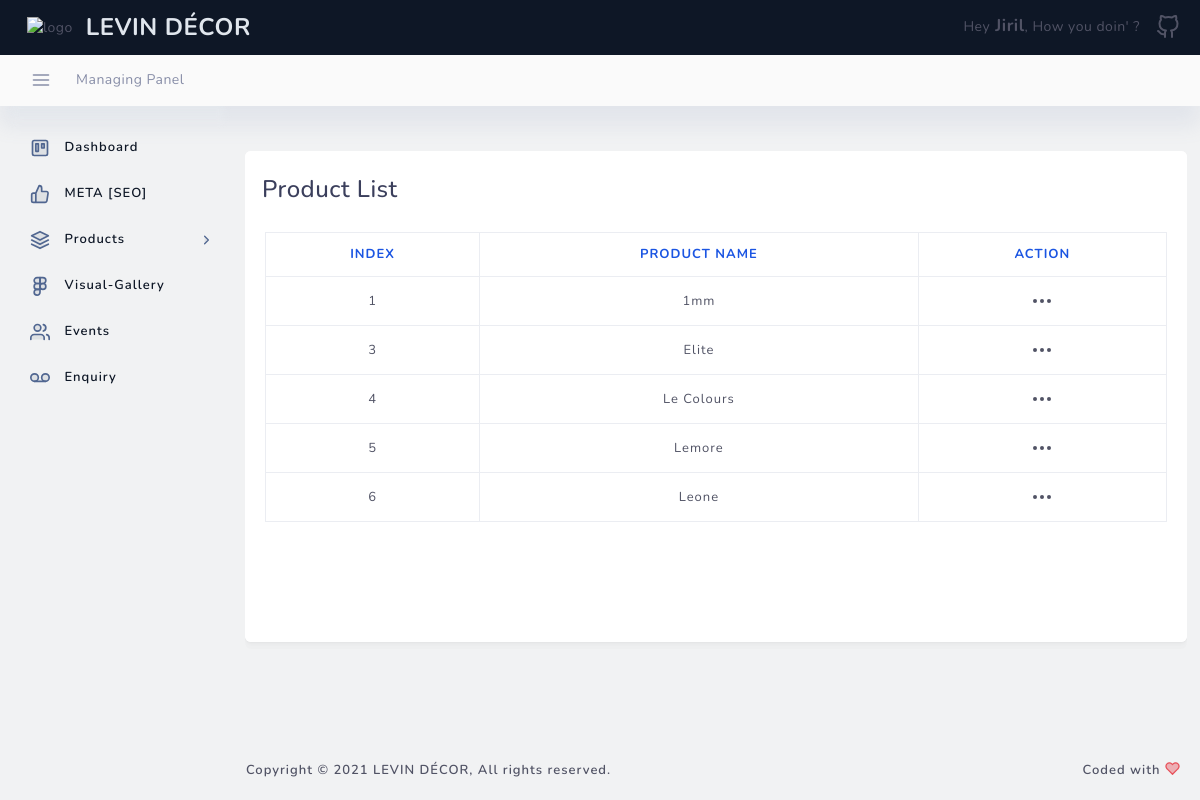
Page /panel/product/list/ (signed in) on the committed database.
### panel/models.py (models this page shows, shortened)
class Product(models.Model) :
    index = models.IntegerField(null=True, blank=True)
    name = models.CharField(max_length=100, null=True, blank=True)
    name_slug = models.CharField(max_length=100, null=True, blank=True)
    intro = models.TextField(null=True, blank=True)
    detail = models.TextField(null=True, blank=True)
    image1 = models.ImageField(upload_to='product', null=True, blank=True)
    meta_title = models.TextField(null=True, blank=True)
    meta_description = models.TextField(null=True, blank=True)

### panel/views.py (the view)
# urls.py: url(r'^panel/product/list/$', views.product_list, name='product_list'),
@login_required
def product_list(request):
    product_all = Product.objects.all()
    send = {
        'product_all': product_all,
    }
    return render(request, 'back/panel/product_list.html', send)

### levin_main/templates/back/panel/product_list.html (shortened to what this page needs)
{% extends 'back/master_back.html' %}
{% load static %}
    {% block page_content %}
    <div class="container" style="padding: 10px 0px 0px 0px !important; margin-top: 35px;">
        <div class="container">
            <div id="tableDropdown" class="col-lg-12 col-12 layout-spacing">
                <div class="statbox widget box box-shadow">
                    <div class="widget-header">
                        <div class="row">
                            <div class="col-xl-9 col-lg-8 col-md-7 col-sm-3 col-5 pt-4 pl-4">
                                <h4>Product List</h4>
                            </div>
                        </div>
                    </div>
                    <div class="widget-content widget-content-area">
                        <div class="table-responsive">
                            <table class="table table-bordered mb-4" style="margin-bottom: 100px !important;">
                                <thead>
                                    <tr>
                                        <th class="text-center">Index</th>
                                        <th class="text-center">Product Name</th>
                                        <th class="text-center">Action</th>
                                    </tr>
                                </thead>
                                <tbody>
                                    {% for product_all in product_all %}
                                    <tr>
                                        <td class="text-center">{{product_all.index}}</td>
                                        <td class="text-center">{{product_all.name | title}}</td>
                                        <td class="text-center">
                                            <div class="dropdown custom-dropdown">
                                                <a class="dropdown-toggle" href="#" role="button" id="dropdownMenuLink7" data-toggle="dropdown" aria-haspopup="true" aria-expanded="false">
                                                </a>
                                            </div>
                                        </td>
                                    </tr>
                                    {% endfor %}
                                </tbody>
                            </table>
                        </div>
                    </div>
                </div>
            </div>
        </div>
    </div>
    {% endblock %}

### levin_main/templates/back/master_back.html (shortened to what this page needs)
{% load static %}
<!DOCTYPE html>
<html lang="en">
<head>
    <link href="{% static 'back/assets/css/loader.css' %}" rel="stylesheet" type="text/css" />
    <link href="{% static 'back/bootstrap/css/bootstrap.min.css' %}" rel="stylesheet" type="text/css" />
    <link href="{% static 'back/assets/css/plugins.css' %}" rel="stylesheet" type="text/css" />
    <link href="{% static 'back/plugins/apex/apexcharts.css' %}" rel="stylesheet" type="text/css">
    <link href="{% static 'back/assets/css/dashboard/dash_1.css' %}" rel="stylesheet" type="text/css" />
    <link rel="stylesheet" type="text/css" href="{% static 'back/assets/css/widgets/modules-widgets.css' %}">
    <link href="{% static 'back/assets/css/scrollspyNav.css' %}" rel="stylesheet" type="text/css" />
    <link href="{% static 'back/plugins/autocomplete/autocomplete.css' %}" rel="stylesheet" type="text/css" />
    <link href="{% static 'back/plugins/flatpickr/flatpickr.css' %}" rel="stylesheet" type="text/css">
    <link href="{% static 'back/plugins/flatpickr/custom-flatpickr.css' %}" rel="stylesheet" type="text/css">
    <link rel="stylesheet" type="text/css" href="{% static 'back/plugins/select2/select2.min.css' %}">
    <link rel="stylesheet" type="text/css" href="{% static 'back/plugins/bootstrap-select/bootstrap-select.min.css' %}">
    <link rel="stylesheet" type="text/css" href="{% static 'back/plugins/bootstrap-touchspin/jquery.bootstrap-touchspin.min.css' %}">
    <link rel="stylesheet" type="text/css" href="{% static 'back/assets/css/forms/switches.css' %}">
    <link rel="stylesheet" type="text/css" href="{% static 'back/plugins/file-upload/file-upload-with-preview.min.css' %}">
    <link rel="stylesheet" type="text/css" href="{% static 'back/plugins/editors/quill/quill.snow.css' %}">
    <link rel="stylesheet" type="text/css" href="{% static 'back/assets/css/elements/search.css' %}">
</head>
<body>
    <div class="header-container fixed-top">
        <header class="header navbar navbar-expand-sm">
            <ul class="navbar-item theme-brand flex-row  text-center">
                <li class="nav-item theme-logo">
                    <a href="{% url 'panel' %}">
                        <img src="{% static 'front/images/Levin.png' %}" class="navbar-logo" alt="logo">
                    </a>
                </li>
                <li class="nav-item theme-text">
                    <a href="{% url 'panel' %}" class="nav-link"> LEVIN DÉCOR </a>
                </li>
            </ul>
            <ul class="navbar-item flex-row ml-md-auto">
                <li class="nav-item dropdown message-dropdown">
                    <a href="javascript:void(0);" class="nav-link dropdown-toggle" id="messageDropdown" data-toggle="dropdown" aria-haspopup="true" aria-expanded="false">
                        Hey<b style="font-size: 17px;"> {{request.user.first_name}}</b>, How you doin' ?
                    </a>
                </li>
                <li class="nav-item dropdown user-profile-dropdown">
                    <a href="javascript:void(0);" class="nav-link dropdown-toggle user" id="userProfileDropdown" data-toggle="dropdown" aria-haspopup="true" aria-expanded="true">
                    </a>
                </li>
            </ul>
        </header>
    </div>
    <div class="sub-header-container">
        <header class="header navbar navbar-expand-sm">
            <a href="javascript:void(0);" class="sidebarCollapse" data-placement="bottom"></a>
            <ul class="navbar-nav flex-row">
                <li>
                    <div class="page-header">
                        <nav class="breadcrumb-one" aria-label="breadcrumb">
                            <ol class="breadcrumb">
                                <li class="breadcrumb-item"><a href="javascript:void(0);">Managing Panel</a></li>
                            </ol>
                        </nav>
                    </div>
                </li>
            </ul>
        </header>
    </div>
    <div class="main-container" id="container">
        <div class="sidebar-wrapper sidebar-theme">
            <nav id="sidebar">
                <div class="shadow-bottom"></div>
                <ul class="list-unstyled menu-categories" id="accordionExample">
                    <li class="menu">
                        <a href="{% url 'panel' %}" aria-expanded="false" class="dropdown-toggle">
                            <div class="">
                                <span>Dashboard</span>
                            </div>
                        </a>
                    </li>
                    <li class="menu">
                        <a href="{% url 'page_handler' %}" aria-expanded="false" class="dropdown-toggle">
                            <div class="">
                                <span>META [SEO]</span>
                            </div>
                        </a>
                    </li>
                    <li class="menu">
                        <a href="#product" data-toggle="collapse" aria-expanded="false" class="dropdown-toggle">
                            <div class="">
                                <span>Products</span>
                            </div>
                            <div>
                                <svg xmlns="http://www.w3.org/2000/svg" width="24" height="24" viewBox="0 0 24 24" fill="none" stroke="currentColor" stroke-width="2" stroke-linecap="round" stroke-linejoin="round" class="feather feather-chevron-right"><polyline points="9 18 15 12 9 6"></polyline></svg>
                            </div>
                        </a>
                    </li>
                    <li class="menu">
                        <a href="{% url 'vsg_back' %}" aria-expanded="false" class="dropdown-toggle">
                            <div class="">
                                <span>Visual-Gallery</span>
                            </div>
                        </a>
                    </li>
                    <li class="menu">
                        <a href="{% url 'event_back' %}" aria-expanded="false" class="dropdown-toggle">
                            <div class="">
                                <span>Events</span>
                            </div>
                        </a>
                    </li>
                    <li class="menu">
                        <a href="{% url 'enquiry' %}" aria-expanded="false" class="dropdown-toggle">
                            <div class="">
                                <span>Enquiry</span>
                            </div>
                        </a>
                    </li>
                </ul>
            </nav>
        </div>
        <div id="content" class="main-content" style="padding-bottom: 30px;">
            {% block page_content %}
            {% endblock %}
            <div class="footer-wrapper" style="position: absolute; padding-top: 30px !important; bottom: 10px;">
                <div class="footer-section f-section-1">
                    <p class="">Copyright © 2021 <a target="_blank" href="{% url 'home' %}">LEVIN DÉCOR</a>, All rights reserved.</p>
                </div>
                <div class="footer-section f-section-2">
                    <p class="">Coded with </p>
                </div>
            </div>
        </div>
    </div>
</body>
</html>

### static/back/assets/css/dashboard/dash_1.css (style rules this page uses)
.layout-spacing { padding-bottom: 25px; }
.widget { position: relative; padding: 20px; border-radius: 8px; border: none; background: #fff; -webkit-box-shadow: 0 0.1px 0px rgba(0, 0, 0, 0.002), 0 0.2px 0px rgba(0, 0, 0, 0.003), 0 0.4px 0px rgba(0, 0, 0, 0.004), 0 0.6px 0px rgba(0, 0, 0, 0.004), 0 0.9px 0px rgba(0, 0, 0, 0.005), 0 1.2px 0px rgba(0, 0, 0, 0.006), 0 1.8px 0px rgba(0, 0, 0, 0.006), 0 2.6px 0px rgba(0, 0, 0, 0.007), 0 3.9px 0px rgba(0, 0, 0, 0.008), 0 7px 0px rgba(0, 0, 0, 0.01); -moz-box-shadow: 0 0.1px 0px rgba(0, 0, 0, 0.002), 0 0.2px 0px rgba(0, 0, 0, 0.003), 0 0.4px 0px rgba(0, 0, 0, 0.004), 0 0.6px 0px rgba(0, 0, 0, 0.004), 0 0.9px 0px rgba(0, 0, 0, 0.005), 0 1.2px 0px rgba(0, 0, 0, 0.006), 0 1.8px 0px rgba(0, 0, 0, 0.006), 0 2.6px 0px rgba(0, 0, 0, 0.007), 0 3.9px 0px rgba(0, 0, 0, 0.008), 0 7px 0px rgba(0, 0, 0, 0.01); box-shadow: 0 0.1px 0px rgba(0, 0, 0, 0.002), 0 0.2px 0px rgba(0, 0, 0, 0.003), 0 0.4px 0px rgba(0, 0, 0, 0.004), 0 0.6px 0px rgba(0, 0, 0, 0.004), 0 0.9px 0px rgba(0, 0, 0, 0.005), 0 1.2px 0px rgba(0, 0, 0, 0.006), 0 1.8px 0px rgba(0, 0, 0, 0.006), 0 2.6px 0px rgba(0, 0, 0, 0.007), 0 3.9px 0px rgba(0, 0, 0, 0.008), 0 7px 0px rgba(0, 0, 0, 0.01); }
@media (min-width: 1200px) { .table-responsive { overflow-x: hidden; } }

### static/back/assets/css/widgets/modules-widgets.css (style rules this page uses)
.layout-spacing { padding-bottom: 30px; }
.widget { position: relative; padding: 0; border-radius: 6px; border: none; -webkit-box-shadow: 0 0.1px 0px rgba(0, 0, 0, 0.002), 0 0.2px 0px rgba(0, 0, 0, 0.003), 0 0.4px 0px rgba(0, 0, 0, 0.004), 0 0.6px 0px rgba(0, 0, 0, 0.004), 0 0.9px 0px rgba(0, 0, 0, 0.005), 0 1.2px 0px rgba(0, 0, 0, 0.006), 0 1.8px 0px rgba(0, 0, 0, 0.006), 0 2.6px 0px rgba(0, 0, 0, 0.007), 0 3.9px 0px rgba(0, 0, 0, 0.008), 0 7px 0px rgba(0, 0, 0, 0.01); -moz-box-shadow: 0 0.1px 0px rgba(0, 0, 0, 0.002), 0 0.2px 0px rgba(0, 0, 0, 0.003), 0 0.4px 0px rgba(0, 0, 0, 0.004), 0 0.6px 0px rgba(0, 0, 0, 0.004), 0 0.9px 0px rgba(0, 0, 0, 0.005), 0 1.2px 0px rgba(0, 0, 0, 0.006), 0 1.8px 0px rgba(0, 0, 0, 0.006), 0 2.6px 0px rgba(0, 0, 0, 0.007), 0 3.9px 0px rgba(0, 0, 0, 0.008), 0 7px 0px rgba(0, 0, 0, 0.01); box-shadow: 0 0.1px 0px rgba(0, 0, 0, 0.002), 0 0.2px 0px rgba(0, 0, 0, 0.003), 0 0.4px 0px rgba(0, 0, 0, 0.004), 0 0.6px 0px rgba(0, 0, 0, 0.004), 0 0.9px 0px rgba(0, 0, 0, 0.005), 0 1.2px 0px rgba(0, 0, 0, 0.006), 0 1.8px 0px rgba(0, 0, 0, 0.006), 0 2.6px 0px rgba(0, 0, 0, 0.007), 0 3.9px 0px rgba(0, 0, 0, 0.008), 0 7px 0px rgba(0, 0, 0, 0.01); }
@media (min-width: 1200px) { .table-responsive { overflow-x: hidden; } }

### static/back/assets/css/scrollspyNav.css (style rules this page uses)
#content > .container { display: flex; max-width: 100%!important; margin-left: 80px; margin-left: 2px; padding: 0 16px!important; }
#content > .container > .container { padding: 0; margin: 0; }

### static/back/assets/css/main.css (style rules this page uses)
html { min-height: 100% }
body { color: #888ea8; height: 100%; font-size: 0.875rem; background: #f1f2f3; overflow-x: hidden; overflow-y: auto; letter-spacing: 0.0312rem; font-family: 'Nunito', sans-serif; }
h1, h2, h3, h4, h5, h6 { color: #3b3f5c; }
p { margin-top: 0; margin-bottom: 0.625rem; color: #515365 }
a { color: #515365; outline: none; }
.dropdown-toggle:after { display: none; }
.dropdown-toggle svg.feather[class*="feather-chevron-"] { width: 15px; height: 15px; vertical-align: middle; }
.custom-dropdown .dropdown-toggle::after, .custom-dropdown-icon .dropdown-toggle::after { display: none }
.custom-dropdown .dropdown-toggle::before, .custom-dropdown-icon .dropdown-toggle::before { display: none }
.table-bordered { border: 1px solid #f1f2f3; }
.table > tbody > tr > td { vertical-align: middle; color: #515365; font-size: 13px; letter-spacing: 1px; }
.table > thead > tr > th { color: #1b55e2; font-weight: 700; font-size: 13px; letter-spacing: 1px; text-transform: uppercase; }
.table-bordered td { border: 1px solid #ebedf2; }
.table-bordered th { border: 1px solid #ebedf2; }
.table thead th { vertical-align: bottom; border-bottom: none; }
.statbox .widget-content:before, .statbox .widget-content:after { display: table; content: ""; line-height: 0; clear: both }

### rows in the picture
Product: index "1", name "1mm"
Product: index "3", name "Elite"
Product: index "4", name "Le Colours"
Product: index "5", name "Lemore"
Product: index "6", name "Leone"

### other values in the picture
{{ request.user.first_name }} "Jiril"
